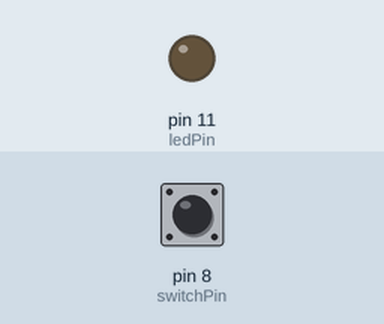
The sketch below on a simulated Arduino Uno, built with avr-gcc and run on an emulated ATmega328P. Parts: output pins drawn as LEDs (lit = HIGH). The inputs (shaded band) are chosen by the test bench; at power-on: pin 8 (switchPin) HIGH.

Above: at 1.2 s.
1.3 s: pin 8 (switchPin) pulled LOW for 0.15 s
At 1.4 s:
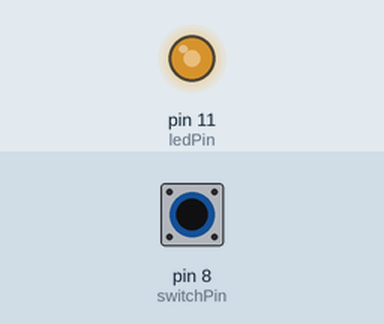
3.0 s: pin 8 (switchPin) pulled LOW for 1 s
At 4.9 s:
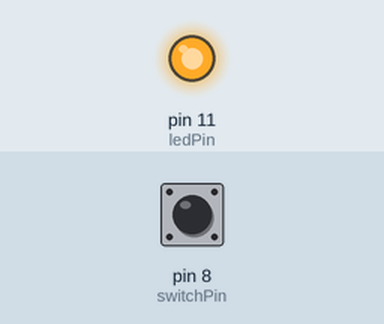
Timing chart, 0 to 6.4 s (numbered marks = the images above; inputs shaded):
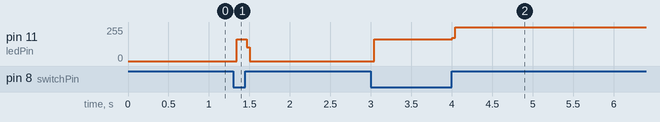

The sketch:

sketch_jul15b.ino
```cpp
#define switchPin 8
#define ledPin 11
boolean lastButton = LOW;
boolean currentButton = LOW;
boolean ledOn = false;

void setup() {
  // put your setup code here, to run once:
  pinMode(switchPin, INPUT);
  pinMode(ledPin, OUTPUT);
}
boolean debounce(boolean last)
{
  boolean current = digitalRead(switchPin);
  if(last != current)
  {
    delay(5);
    current = digitalRead(switchPin);
  }
  return current;
}

void loop() {
  // put your main code here, to run repeatedly:
  currentButton = debounce(lastButton);
  if(currentButton != HIGH && lastButton == LOW)
  {
    ledOn = !ledOn;
    lastButton = HIGH;
    digitalWrite(ledPin, HIGH);
  }

    lastButton = currentButton;

  digitalWrite(ledPin, ledOn );
}
```

Measured:
- after the input at 1.3 s, pin 11 (ledPin): 0/255 → 163/255 after 0.05 s, → 0/255 0.12 s later
- after the input at 3.0 s, pin 11 (ledPin): 0/255 → 163/255 after 0.05 s, → 255/255 0.96 s later
